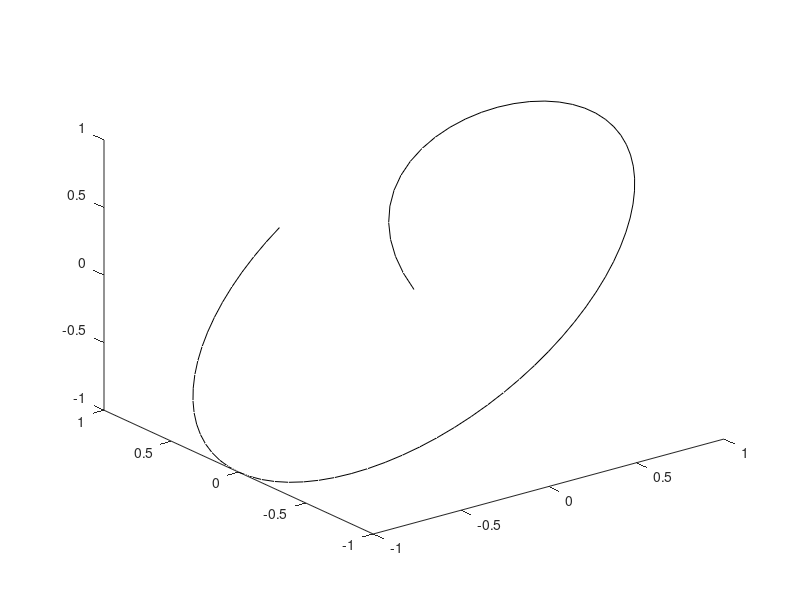

Source code (MATLAB):
% zavd1
u=(0:0.025*pi:2*pi);
v=(0:0.025*pi:2*pi);
x = erf(u).*sin(v);
y = erf(u).*cos(v);
z = sin(u).*ones(size(v));
plot3(x,y,z,'k')

